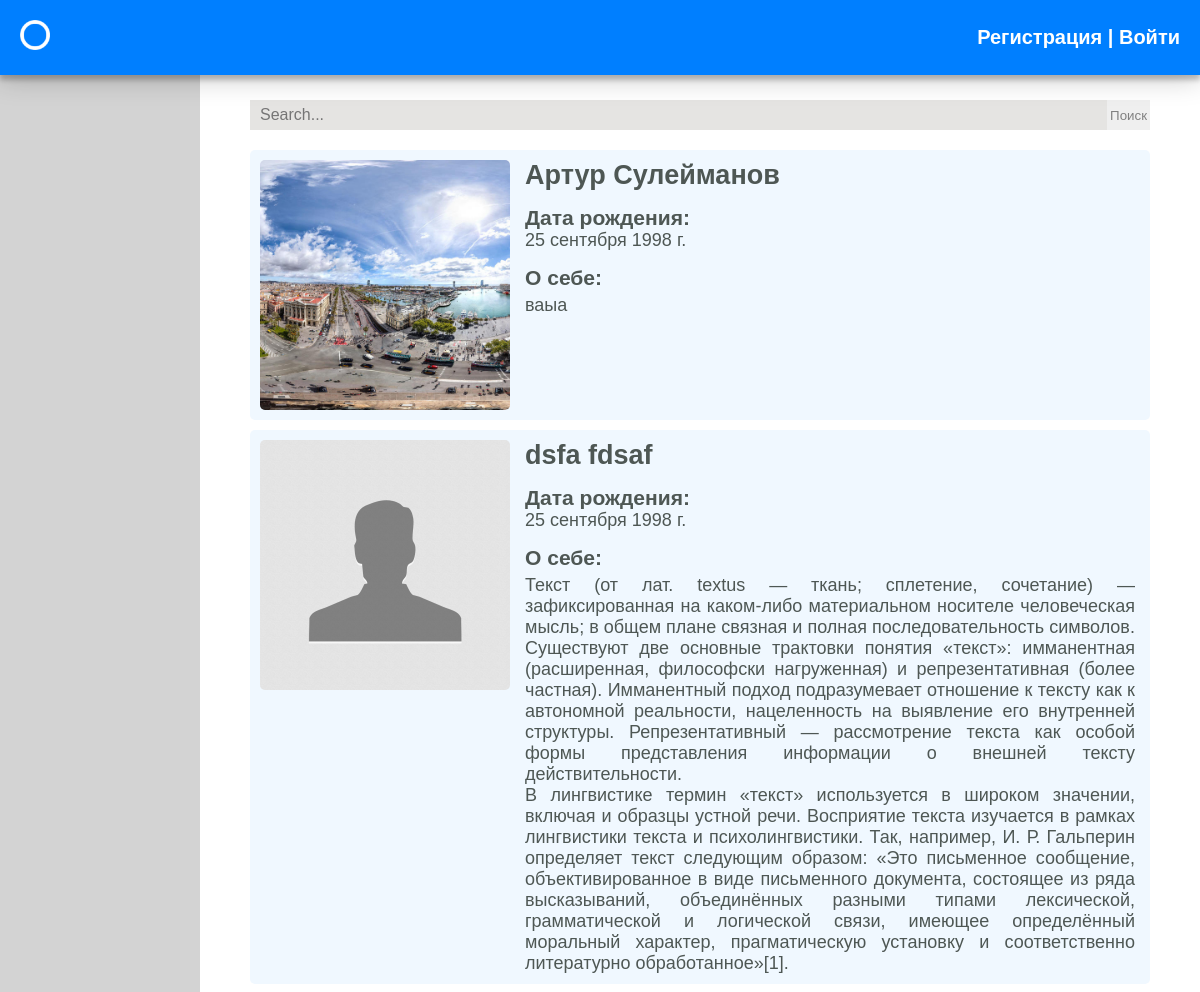
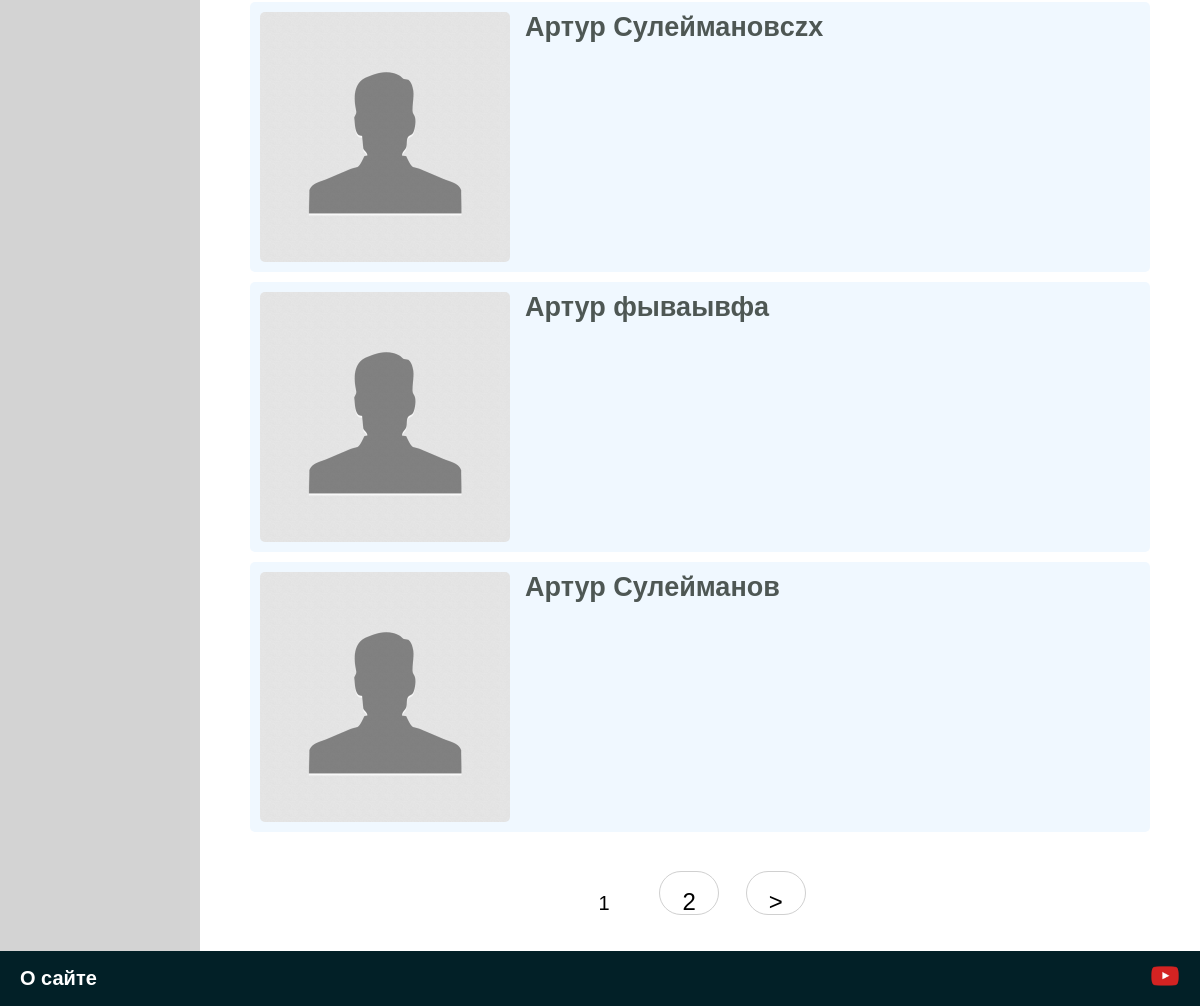
/, run on an earlier commit of the app's database (2 pictures, top to bottom).
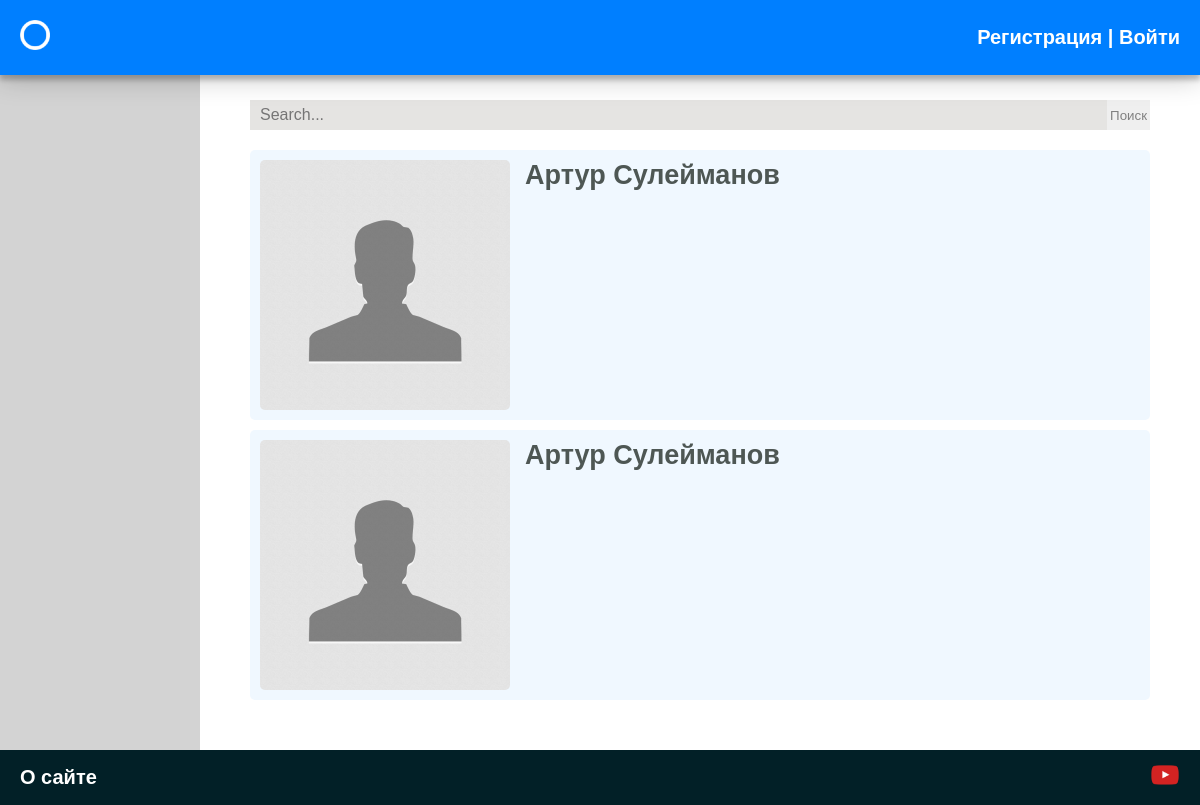
And on a later commit of the database.
### myres/models.py (models this page shows, shortened)
class Myres(models.Model):
    user = models.OneToOneField(User, null=True, on_delete= models.CASCADE, related_name='profile')
    name = models.TextField(max_length=254, null=True)
    surname = models.TextField(max_length=254, null=True)
    about_me = models.TextField(blank = True)
    birthday = models.DateField(auto_now=False, auto_now_add=False, null=True, blank = True)
    mobile_number = PhoneNumberField(null = True, blank = True)
    email = models.EmailField(max_length=254, null=True)
    hobby = models.TextField(blank = True)
    education = models.TextField(blank = True)
    working_experience = models.TextField(blank = True)
    skills = models.TextField(blank = True)
    photo = models.ImageField(upload_to='photos/%Y/%m/%d/', blank = True)
    slug = models.SlugField(null = True, max_length=255, unique=True, db_index=True)
    time_create = models.DateTimeField(auto_now_add=True, verbose_name="Время создания",  null=True)

### myres/views.py (the view)
# urls.py: path("", HomePage.as_view(), name = 'home'),
class HomePage(ListView):
    paginate_by = 5
    model = Myres
    template_name = 'myres/home.html'
    context_object_name = 'posts'
    def get_context_data(self, *, object_list=None, **kwargs):
        context = super().get_context_data(**kwargs)
        context['title'] = 'Главная страница'
        return context
    def get_queryset(self, *args, **kwargs):
        return Myres.objects.order_by('-time_create')

### myres/templates/myres/home.html
{% extends 'myres/show_posts_page.html' %}
{% load cache %}
        {% block page_with_posts %}
<div class="search" style = 'width: 100%; margin-bottom: 20px;'>
<form action="{% url 'search' %}" method="get">
  <input name="q" type="text" placeholder="Search..." style = 'width:100%; border:0; border-radius: 0px;' class="input-form">
    <button name="page" class="search-button" type="submit" style="border: 0; border-radius: 0px; color:#808080;">Поиск</button>
</form>
    </div>
{% for p in posts %}
<a href="/profile/{{ p.slug }}">
    <div class=user-post style="margin-bottom: 10px;">
        <img src="{{ p.photo.url }}" style="object-fit:cover; width:250px; height:250px; border-radius: 5px;"/>
        <div class=name-surname>
            <h2 style="margin-bottom: 15px;">{{ p.name }} {{ p.surname }}</h2>
            {% if p.birthday %}
            <p><h3>Дата рождения:</h3> {{ p.birthday }}</p>
            {% endif %}
             {% if p.about_me %}
            <h3 style="margin-top: 15px; margin-bottom: 5px;">O cебе:</h3>
           <p>{{p.about_me|linebreaks}}</p>
            {% endif %}
        </div>
    </div>
</a>
{% endfor %}
{% endblock %}

What changed in the data, as far as the page shows it:
removed Myres: photo (picture), name "Артур", surname "Сулейманов", birthday "25 сентября 1998 г.", about_me "ваыа"
removed Myres: photo (placeholder picture), name "dsfa", surname "fdsaf", birthday "25 сентября 1998 г.", about_me "Текст (от лат. textus — ткань; сплетение, сочетание) — зафиксированная на каком-либо материальном носителе человеческая мысль; в общем плане связная и полная последовательность символов. Существуют две основные трактовки понятия «текст»: имманентная (расширенная, философски нагруженная) и репрезентативная (более частная). Имманентный подход подразумевает отношение к тексту как к автономной реальности, нацеленность на выявление его внутренней структуры. Репрезентативный — рассмотрение текста как особой формы представления информации о внешней тексту действительности. В лингвистике термин «текст» используется в широком значении, включая и образцы устной речи. Восприятие текста изучается в…"
removed Myres: photo (placeholder picture), name "Артур", surname "Сулеймановczx"
removed Myres: photo (placeholder picture), name "Артур", surname "фываывфа"
added Myres: photo (placeholder picture), name "Артур", surname "Сулейманов"
Also different on the page:
list line gone: "1"
list line gone: "2"
